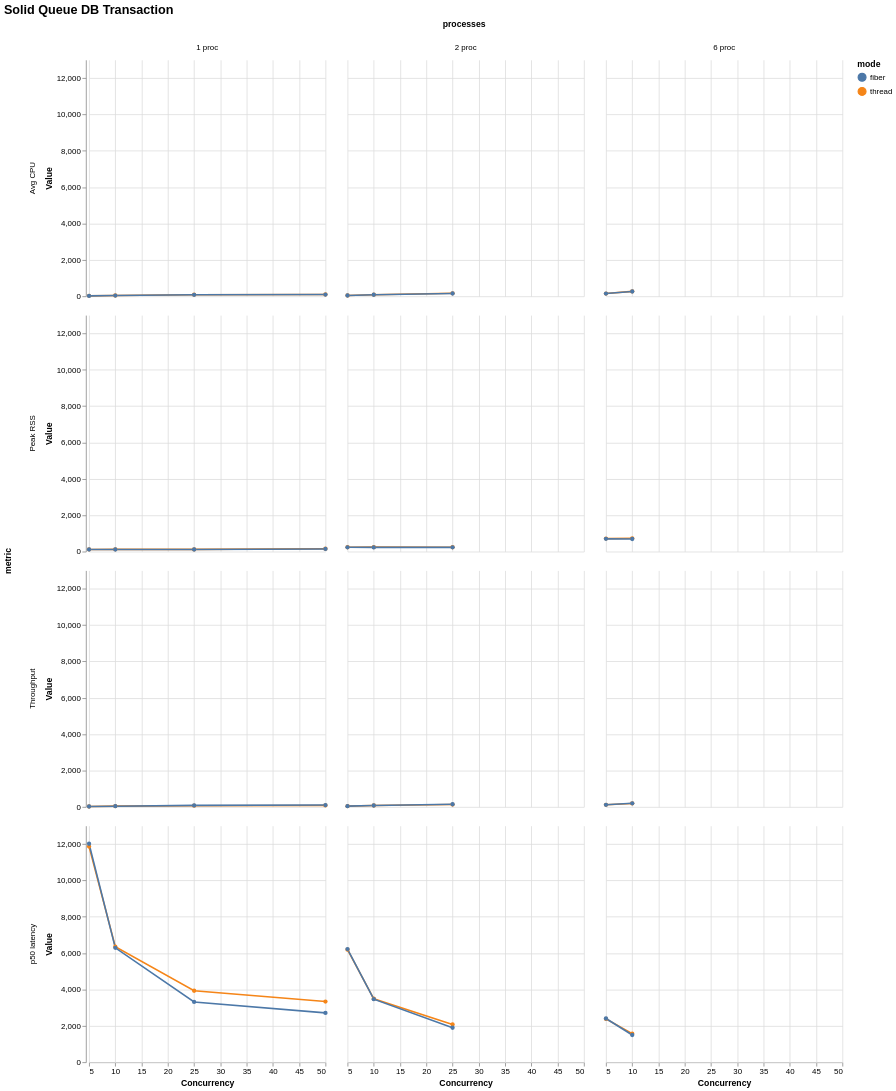

Express this chart as Vega-Lite.
### Vega-Lite specification from a JSON file in a GitHub repository (floating-point values rounded to 4 significant figures)
{"$schema": "https://vega.github.io/schema/vega-lite/v6.json", "title": "Solid Queue DB Transaction", "data": {"values": [{"mode": "thread", "concurrency": 5, "processes": "1 proc", "metric": "Throughput", "value": 21.54, "unit": "jobs/s"}, {"mode": "thread", "concurrency": 5, "processes": "1 proc", "metric": "Peak RSS", "value": 119.9, "unit": "MB"}, {"mode": "thread", "concurrency": 5, "processes": "1 proc", "metric": "Avg CPU", "value": 22.9, "unit": "%"}, {"mode": "thread", "concurrency": 5, "processes": "1 proc", "metric": "p50 latency", "value": 11860.0, "unit": "ms"}, {"mode": "thread", "concurrency": 10, "processes": "1 proc", "metric": "Throughput", "value": 41.3, "unit": "jobs/s"}, {"mode": "thread", "concurrency": 10, "processes": "1 proc", "metric": "Peak RSS", "value": 122.8, "unit": "MB"}, {"mode": "thread", "concurrency": 10, "processes": "1 proc", "metric": "Avg CPU", "value": 45.1, "unit": "%"}, {"mode": "thread", "concurrency": 10, "processes": "1 proc", "metric": "p50 latency", "value": 6351.0, "unit": "ms"}, {"mode": "thread", "concurrency": 25, "processes": "1 proc", "metric": "Throughput", "value": 68.42, "unit": "jobs/s"}, {"mode": "thread", "concurrency": 25, "processes": "1 proc", "metric": "Peak RSS", "value": 121.7, "unit": "MB"}, {"mode": "thread", "concurrency": 25, "processes": "1 proc", "metric": "Avg CPU", "value": 89.3, "unit": "%"}, {"mode": "thread", "concurrency": 25, "processes": "1 proc", "metric": "p50 latency", "value": 3929.0, "unit": "ms"}, {"mode": "thread", "concurrency": 50, "processes": "1 proc", "metric": "Throughput", "value": 81.44, "unit": "jobs/s"}, {"mode": "thread", "concurrency": 50, "processes": "1 proc", "metric": "Peak RSS", "value": 156.7, "unit": "MB"}, {"mode": "thread", "concurrency": 50, "processes": "1 proc", "metric": "Avg CPU", "value": 99.5, "unit": "%"}, {"mode": "thread", "concurrency": 50, "processes": "1 proc", "metric": "p50 latency", "value": 3337.0, "unit": "ms"}, {"mode": "thread", "concurrency": 5, "processes": "2 proc", "metric": "Throughput", "value": 41.97, "unit": "jobs/s"}, {"mode": "thread", "concurrency": 5, "processes": "2 proc", "metric": "Peak RSS", "value": 239.5, "unit": "MB"}, {"mode": "thread", "concurrency": 5, "processes": "2 proc", "metric": "Avg CPU", "value": 44.8, "unit": "%"}, {"mode": "thread", "concurrency": 5, "processes": "2 proc", "metric": "p50 latency", "value": 6189.0, "unit": "ms"}, {"mode": "thread", "concurrency": 10, "processes": "2 proc", "metric": "Throughput", "value": 77.8, "unit": "jobs/s"}, {"mode": "thread", "concurrency": 10, "processes": "2 proc", "metric": "Peak RSS", "value": 245.5, "unit": "MB"}, {"mode": "thread", "concurrency": 10, "processes": "2 proc", "metric": "Avg CPU", "value": 88.2, "unit": "%"}, {"mode": "thread", "concurrency": 10, "processes": "2 proc", "metric": "p50 latency", "value": 3489.0, "unit": "ms"}, {"mode": "thread", "concurrency": 25, "processes": "2 proc", "metric": "Throughput", "value": 130.2, "unit": "jobs/s"}, {"mode": "thread", "concurrency": 25, "processes": "2 proc", "metric": "Peak RSS", "value": 240.0, "unit": "MB"}, {"mode": "thread", "concurrency": 25, "processes": "2 proc", "metric": "Avg CPU", "value": 163.6, "unit": "%"}, {"mode": "thread", "concurrency": 25, "processes": "2 proc", "metric": "p50 latency", "value": 2078.0, "unit": "ms"}, {"mode": "thread", "concurrency": 5, "processes": "6 proc", "metric": "Throughput", "value": 115.7, "unit": "jobs/s"}, {"mode": "thread", "concurrency": 5, "processes": "6 proc", "metric": "Peak RSS", "value": 714.2, "unit": "MB"}, {"mode": "thread", "concurrency": 5, "processes": "6 proc", "metric": "Avg CPU", "value": 149.0, "unit": "%"}, {"mode": "thread", "concurrency": 5, "processes": "6 proc", "metric": "p50 latency", "value": 2381.0, "unit": "ms"}, {"mode": "thread", "concurrency": 10, "processes": "6 proc", "metric": "Throughput", "value": 192.1, "unit": "jobs/s"}, {"mode": "thread", "concurrency": 10, "processes": "6 proc", "metric": "Peak RSS", "value": 729.7, "unit": "MB"}, {"mode": "thread", "concurrency": 10, "processes": "6 proc", "metric": "Avg CPU", "value": 269.2, "unit": "%"}, {"mode": "thread", "concurrency": 10, "processes": "6 proc", "metric": "p50 latency", "value": 1565.0, "unit": "ms"}, {"mode": "fiber", "concurrency": 5, "processes": "1 proc", "metric": "Throughput", "value": 21.23, "unit": "jobs/s"}, {"mode": "fiber", "concurrency": 5, "processes": "1 proc", "metric": "Peak RSS", "value": 117.2, "unit": "MB"}, {"mode": "fiber", "concurrency": 5, "processes": "1 proc", "metric": "Avg CPU", "value": 21.2, "unit": "%"}, {"mode": "fiber", "concurrency": 5, "processes": "1 proc", "metric": "p50 latency", "value": 12010.0, "unit": "ms"}, {"mode": "fiber", "concurrency": 10, "processes": "1 proc", "metric": "Throughput", "value": 41.19, "unit": "jobs/s"}, {"mode": "fiber", "concurrency": 10, "processes": "1 proc", "metric": "Peak RSS", "value": 116.0, "unit": "MB"}, {"mode": "fiber", "concurrency": 10, "processes": "1 proc", "metric": "Avg CPU", "value": 39.5, "unit": "%"}, {"mode": "fiber", "concurrency": 10, "processes": "1 proc", "metric": "p50 latency", "value": 6290.0, "unit": "ms"}, {"mode": "fiber", "concurrency": 25, "processes": "1 proc", "metric": "Throughput", "value": 83.03, "unit": "jobs/s"}, {"mode": "fiber", "concurrency": 25, "processes": "1 proc", "metric": "Peak RSS", "value": 115.8, "unit": "MB"}, {"mode": "fiber", "concurrency": 25, "processes": "1 proc", "metric": "Avg CPU", "value": 82.0, "unit": "%"}, {"mode": "fiber", "concurrency": 25, "processes": "1 proc", "metric": "p50 latency", "value": 3315.0, "unit": "ms"}, {"mode": "fiber", "concurrency": 50, "processes": "1 proc", "metric": "Throughput", "value": 101.5, "unit": "jobs/s"}, {"mode": "fiber", "concurrency": 50, "processes": "1 proc", "metric": "Peak RSS", "value": 145.0, "unit": "MB"}, {"mode": "fiber", "concurrency": 50, "processes": "1 proc", "metric": "Avg CPU", "value": 94.5, "unit": "%"}, {"mode": "fiber", "concurrency": 50, "processes": "1 proc", "metric": "p50 latency", "value": 2713.0, "unit": "ms"}, {"mode": "fiber", "concurrency": 5, "processes": "2 proc", "metric": "Throughput", "value": 41.54, "unit": "jobs/s"}, {"mode": "fiber", "concurrency": 5, "processes": "2 proc", "metric": "Peak RSS", "value": 235.1, "unit": "MB"}, {"mode": "fiber", "concurrency": 5, "processes": "2 proc", "metric": "Avg CPU", "value": 44.1, "unit": "%"}, {"mode": "fiber", "concurrency": 5, "processes": "2 proc", "metric": "p50 latency", "value": 6220.0, "unit": "ms"}, {"mode": "fiber", "concurrency": 10, "processes": "2 proc", "metric": "Throughput", "value": 77.57, "unit": "jobs/s"}, {"mode": "fiber", "concurrency": 10, "processes": "2 proc", "metric": "Peak RSS", "value": 231.2, "unit": "MB"}, {"mode": "fiber", "concurrency": 10, "processes": "2 proc", "metric": "Avg CPU", "value": 83.9, "unit": "%"}, {"mode": "fiber", "concurrency": 10, "processes": "2 proc", "metric": "p50 latency", "value": 3466.0, "unit": "ms"}, {"mode": "fiber", "concurrency": 25, "processes": "2 proc", "metric": "Throughput", "value": 144.6, "unit": "jobs/s"}, {"mode": "fiber", "concurrency": 25, "processes": "2 proc", "metric": "Peak RSS", "value": 233.8, "unit": "MB"}, {"mode": "fiber", "concurrency": 25, "processes": "2 proc", "metric": "Avg CPU", "value": 153.7, "unit": "%"}, {"mode": "fiber", "concurrency": 25, "processes": "2 proc", "metric": "p50 latency", "value": 1897.0, "unit": "ms"}, {"mode": "fiber", "concurrency": 5, "processes": "6 proc", "metric": "Throughput", "value": 114.1, "unit": "jobs/s"}, {"mode": "fiber", "concurrency": 5, "processes": "6 proc", "metric": "Peak RSS", "value": 700.8, "unit": "MB"}, {"mode": "fiber", "concurrency": 5, "processes": "6 proc", "metric": "Avg CPU", "value": 150.7, "unit": "%"}, {"mode": "fiber", "concurrency": 5, "processes": "6 proc", "metric": "p50 latency", "value": 2406.0, "unit": "ms"}, {"mode": "fiber", "concurrency": 10, "processes": "6 proc", "metric": "Throughput", "value": 198.1, "unit": "jobs/s"}, {"mode": "fiber", "concurrency": 10, "processes": "6 proc", "metric": "Peak RSS", "value": 691.6, "unit": "MB"}, {"mode": "fiber", "concurrency": 10, "processes": "6 proc", "metric": "Avg CPU", "value": 262.5, "unit": "%"}, {"mode": "fiber", "concurrency": 10, "processes": "6 proc", "metric": "p50 latency", "value": 1499.0, "unit": "ms"}]}, "mark": {"type": "line", "point": true, "tooltip": true}, "encoding": {"x": {"field": "concurrency", "type": "quantitative", "title": "Concurrency"}, "y": {"field": "value", "type": "quantitative", "title": "Value"}, "color": {"field": "mode", "type": "nominal"}, "tooltip": [{"field": "mode", "type": "nominal"}, {"field": "concurrency", "type": "nominal"}, {"field": "processes", "type": "nominal"}, {"field": "metric", "type": "nominal"}, {"field": "percentile", "type": "nominal"}, {"field": "value", "type": "quantitative"}], "row": {"field": "metric", "type": "nominal"}, "column": {"field": "processes", "type": "nominal"}}, "config": {"background": "white", "axis": {"labelFont": "Arial", "titleFont": "Arial", "grid": true}, "legend": {"labelFont": "Arial", "titleFont": "Arial"}, "title": {"font": "Arial", "fontSize": 16, "anchor": "start"}, "view": {"stroke": null}}}
